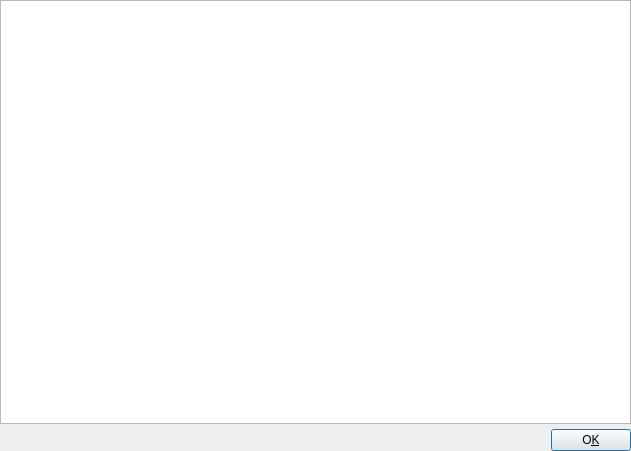
<?xml version="1.0" encoding="UTF-8"?>
<ui version="4.0">
 <class>HelpBase</class>
 <widget class="QWidget" name="HelpBase">
  <property name="geometry">
   <rect>
    <x>0</x>
    <y>0</y>
    <width>631</width>
    <height>451</height>
   </rect>
  </property>
  <property name="windowTitle">
   <string>Help</string>
  </property>
  <property name="windowIcon">
   <iconset resource="icons.qrc">
    <normaloff>:/icons/resources/question.svg</normaloff>:/icons/resources/question.svg</iconset>
  </property>
  <layout class="QHBoxLayout">
   <property name="spacing">
    <number>0</number>
   </property>
   <property name="leftMargin">
    <number>0</number>
   </property>
   <property name="topMargin">
    <number>0</number>
   </property>
   <property name="rightMargin">
    <number>0</number>
   </property>
   <property name="bottomMargin">
    <number>0</number>
   </property>
   <item>
    <layout class="QVBoxLayout">
     <property name="spacing">
      <number>5</number>
     </property>
     <property name="leftMargin">
      <number>0</number>
     </property>
     <property name="topMargin">
      <number>0</number>
     </property>
     <property name="rightMargin">
      <number>0</number>
     </property>
     <property name="bottomMargin">
      <number>0</number>
     </property>
     <item>
      <widget class="QSplitter" name="splitter">
       <property name="orientation">
        <enum>Qt::Vertical</enum>
       </property>
       <widget class="QTextEdit" name="textEditHelp">
        <property name="undoRedoEnabled">
         <bool>false</bool>
        </property>
        <property name="readOnly">
         <bool>true</bool>
        </property>
       </widget>
      </widget>
     </item>
     <item>
      <layout class="QHBoxLayout">
       <property name="spacing">
        <number>6</number>
       </property>
       <property name="leftMargin">
        <number>0</number>
       </property>
       <property name="topMargin">
        <number>0</number>
       </property>
       <property name="rightMargin">
        <number>0</number>
       </property>
       <property name="bottomMargin">
        <number>0</number>
       </property>
       <item>
        <spacer>
         <property name="orientation">
          <enum>Qt::Horizontal</enum>
         </property>
         <property name="sizeType">
          <enum>QSizePolicy::Expanding</enum>
         </property>
         <property name="sizeHint" stdset="0">
          <size>
           <width>20</width>
           <height>20</height>
          </size>
         </property>
        </spacer>
       </item>
       <item>
        <widget class="QPushButton" name="buttonOk">
         <property name="minimumSize">
          <size>
           <width>80</width>
           <height>0</height>
          </size>
         </property>
         <property name="text">
          <string>O&amp;K</string>
         </property>
         <property name="shortcut">
          <string>Alt+K</string>
         </property>
         <property name="autoDefault">
          <bool>true</bool>
         </property>
         <property name="default">
          <bool>true</bool>
         </property>
        </widget>
       </item>
      </layout>
     </item>
    </layout>
   </item>
  </layout>
 </widget>
 <layoutdefault spacing="6" margin="11"/>
 <resources>
  <include location="icons.qrc"/>
 </resources>
 <connections>
  <connection>
   <sender>buttonOk</sender>
   <signal>clicked()</signal>
   <receiver>HelpBase</receiver>
   <slot>close()</slot>
   <hints>
    <hint type="sourcelabel">
     <x>20</x>
     <y>20</y>
    </hint>
    <hint type="destinationlabel">
     <x>20</x>
     <y>20</y>
    </hint>
   </hints>
  </connection>
 </connections>
</ui>
